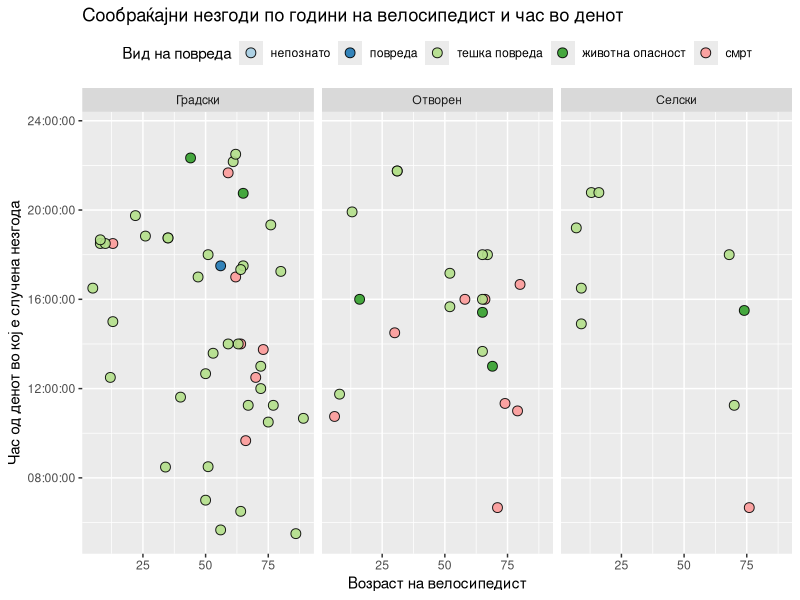
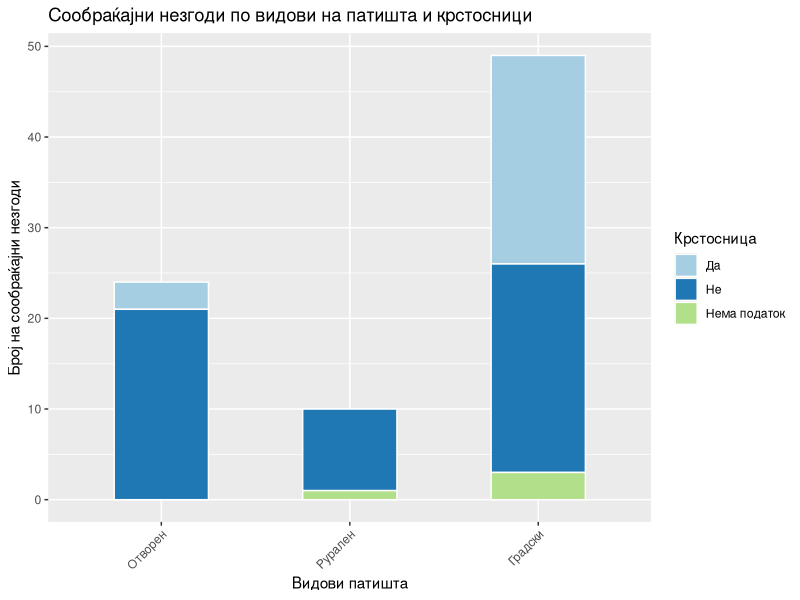
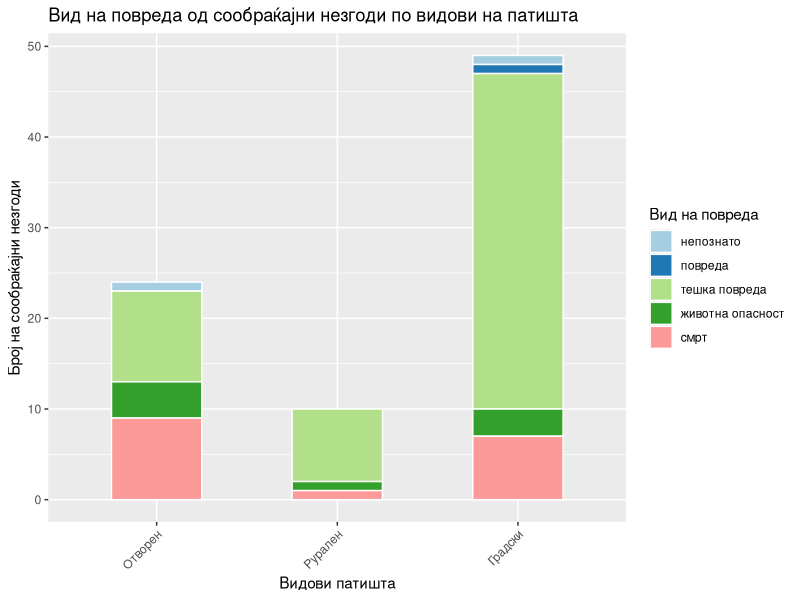
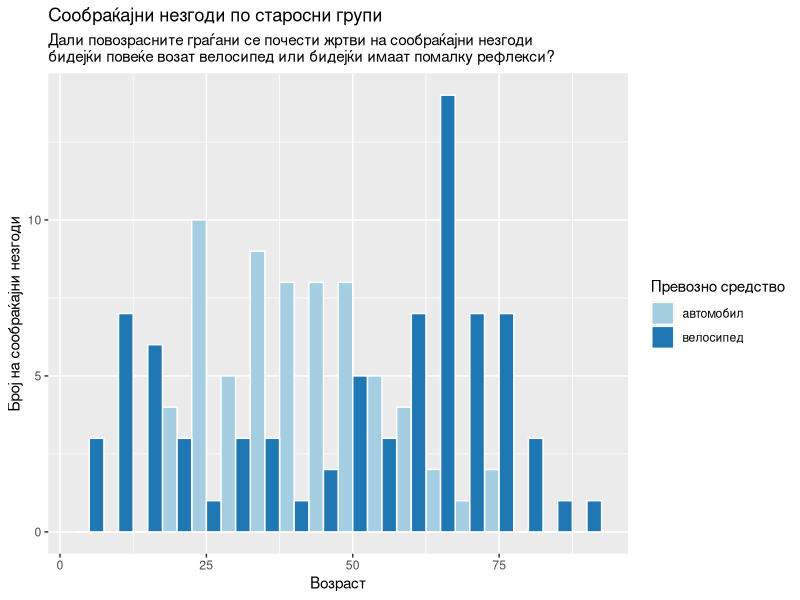
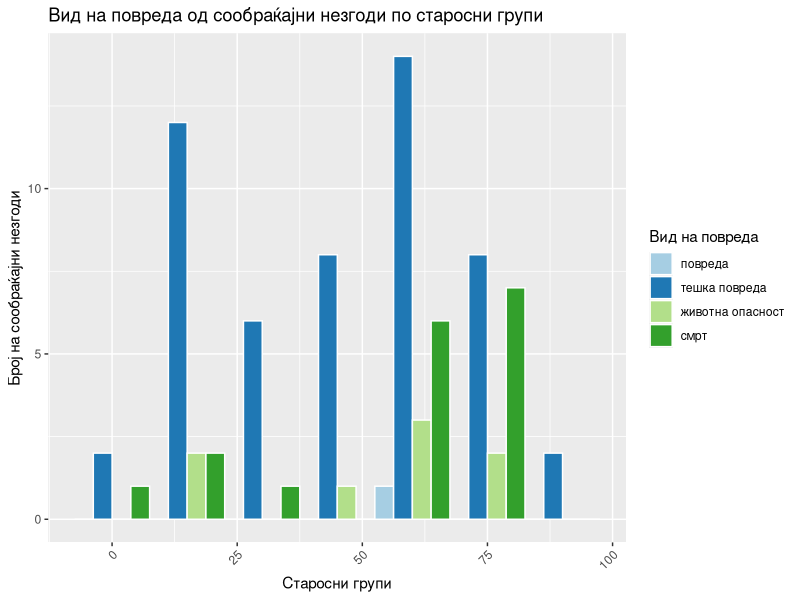
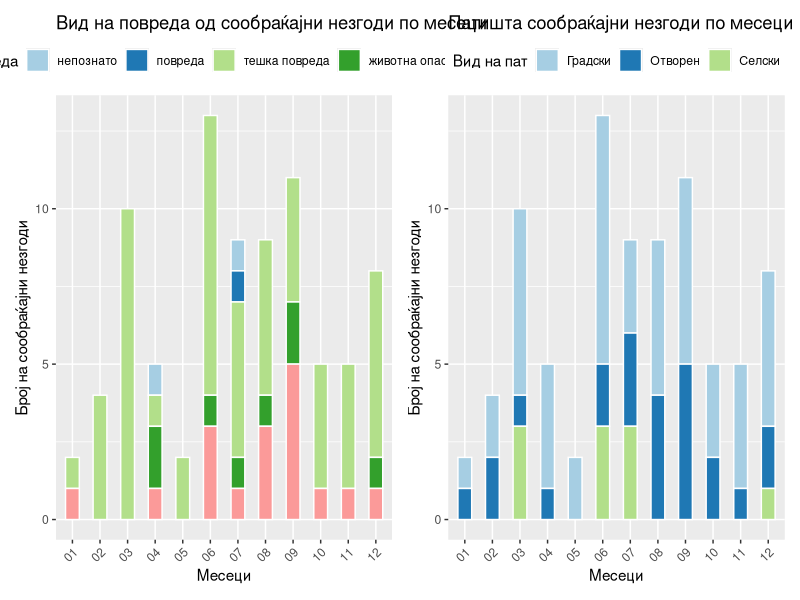
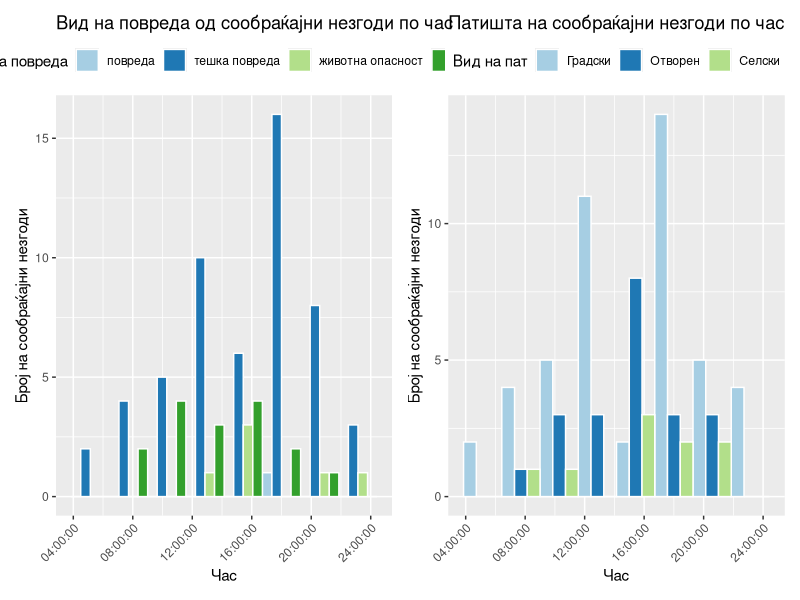

Generate these figures, in order, with R:
## ---- chunk 1
# set global chunk options
knitr::opts_chunk$set(echo = FALSE, warning=FALSE, message=FALSE, cache=TRUE)
## ---- chunk 2
suppressPackageStartupMessages(library(tidyverse))
suppressPackageStartupMessages(library(lubridate))
suppressPackageStartupMessages(library(patchwork))
## ---- chunk 3
#get the data
accidents <- as_tibble(read_csv("mvr-data.csv"))
## ---- chunk 4
#keep the traffic accidents
traffacc <- accidents %>%
  #separate Date of event; having months as observations might be useful.
  separate(DateOfEvent, c("Day", "Month", "Year"), sep = "\\.", remove = FALSE) %>%
  #separate hours:mins, make numeric
  separate(Hour, c("H", "M"), sep = "\\:", remove = FALSE) %>%
  mutate(Hours = as.numeric(H)) %>%
  #filter so we keep just the traffic accidents
  filter(Event == "сообраќајна незгода") %>% 
  mutate(Outcome = ordered(Outcome, levels = c("непознато", "повреда", "тешка повреда", "животна опасност", "смрт")))
## ---- chunk 5
# time as time!
traffacc <- traffacc %>% 
  mutate(DateTime= parse_date_time(paste(DateOfEvent, Hour, sep=" "), orders="dmy HM")) %>% 
  mutate(TimeHM=parse_time(x = Hour, format="%H:%M")) %>%
  mutate(TimeH=hour(x = DateTime)) %>% 
  mutate(TypeOfRoadMK=case_when(
    TypeOfRoad == 'Open'  ~ 'Отворен',
    TypeOfRoad == 'Rural' ~ 'Селски',
    TypeOfRoad == 'Urban' ~ 'Градски'
  ))
## ---- chunk 6
ggplot(traffacc, aes(x=AgeV1, y=TimeHM, fill = Outcome)) +
  geom_point(size = 3, alpha = 0.9, pch=21) +
  scale_fill_brewer(name="Вид на повреда", palette = "Paired") +
  facet_wrap("TypeOfRoadMK", ncol=3) +
  theme(legend.position="top") +
  scale_y_time() +
  labs(title="Сообраќајни незгоди по години на велосипедист и час во денот",
          x = "Возраст на велосипедист", y = "Час од денот во кој е случена незгода")
## ---- chunk 7
#On what type of roads traffic accidents happen, and is it a crossroad?
tbl1 <- with(traffacc, table(TypeOfRoad, Crossroad))
knitr::kable(tbl1, caption="Сообраќајни незгоди по видови на патишта и крстосници")
## ---- chunk 8
#plot roads and accidents
traffacc %>% mutate(Crossroad2=case_when(Crossroad == "да" ~ "Да",
                                         Crossroad == "не" ~ "Не",
                                         is.na(Crossroad) ~ "Нема податок")) %>%
ggplot(aes(TypeOfRoad)) +
  geom_bar(aes(fill=Crossroad2), width = 0.5, colour="white") +
  scale_x_discrete(labels=c("Отворен", "Рурален", "Градски")) +
  theme(axis.text.x = element_text(angle=45, vjust=1, hjust=1)) +
  scale_fill_brewer(palette = "Paired") +
  labs(title="Сообраќајни незгоди по видови на патишта и крстосници",
          x = "Видови патишта", y = "Број на сообраќајни незгоди", fill = "Крстосница")
## ---- chunk 9

#plot roads and type of outcomes
  ggplot(traffacc, aes(TypeOfRoad)) +
    geom_bar(aes(fill=Outcome), width = 0.5, colour="white") +
    scale_x_discrete(labels=c("Отворен", "Рурален", "Градски")) +
    theme(axis.text.x = element_text(angle=45, vjust=1, hjust=1)) +
    scale_fill_brewer(palette = "Paired") +
    labs(title="Вид на повреда од сообраќајни незгоди по видови на патишта",
            x = "Видови патишта", y = "Број на сообраќајни незгоди", fill = "Вид на повреда")

## ---- chunk 10
#Which months?
with(traffacc, table(Month, Year))
## ---- chunk 11
#new data sets for plot by age of persons
veh1 <- traffacc %>%
  select(DateOfEvent, TypeOfRoad, ends_with("1")) %>%
  rename(Vehicle=Vehicle1, Age=AgeV1, Gender=GenderV1)

veh2 <- traffacc %>%
  select(DateOfEvent, TypeOfRoad, ends_with("2")) %>%
  rename(Vehicle=Vehicle2, Age=AgeV2, Gender=GenderV2) %>%
  select(-TypeV2, -AlchoholV2)

#plot the age of cyclists and drivers
both_veh <- bind_rows(veh1, veh2)
both_veh %>% filter(Vehicle %in% c("велосипед", "автомобил")) %>%
ggplot(aes(x=Age, group=Vehicle, fill=Vehicle)) +
  geom_histogram(position="dodge", binwidth = 5, colour="white") +
  scale_fill_brewer(palette = "Paired") +
  labs(title = "Сообраќајни незгоди по старосни групи",
       subtitle = "Дали повозрасните граѓани се почести жртви на сообраќајни незгоди
бидејќи повеќе возат велосипед или бидејќи имаат помалку рефлекси?",
     x = "Возраст", y = "Број на сообраќајни незгоди", fill = "Превозно средство")

## ---- chunk 12

ggplot(traffacc, aes(x=AgeV1, group=Outcome, fill=Outcome)) +
  geom_histogram(position="dodge", binwidth = 15, colour="white") +
  theme(axis.text.x = element_text(angle=45, vjust=1, hjust=1)) +
  scale_fill_brewer(palette = "Paired") +
  labs(title="Вид на повреда од сообраќајни незгоди по старосни групи",
          x = "Старосни групи", y = "Број на сообраќајни незгоди", fill = "Вид на повреда")

## ---- chunk 13
#Is there a correlation between roads and outcome; months and outcome; age of bycicle rider and outcome?
#chi2 tests for categorical variables
tbl2 <- with(traffacc, table(TypeOfRoad, Outcome))
chisq.test(tbl2, correct = F)

tbl3 <- with(traffacc, table(Month, Outcome))
chisq.test(tbl3, correct = F)

tbl4 <- with(traffacc, table(AgeV1, Outcome))
chisq.test(tbl4, correct = F)
## ---- chunk 14

#plot months and type of outcomes
p1 <- ggplot(traffacc, aes(Month)) +
    geom_bar(aes(fill=Outcome), width = 0.5, colour="white") +
    theme(axis.text.x = element_text(angle=45, vjust=1, hjust=1)) +
    scale_fill_brewer(palette = "Paired") +
  theme(legend.position="top") +
    labs(title="Вид на повреда од сообраќајни незгоди по месеци",
            x = "Месеци", y = "Број на сообраќајни незгоди", fill = "Вид на повреда")


#plot months and roads
p2 <- ggplot(traffacc, aes(Month)) +
  geom_bar(aes(fill=TypeOfRoadMK), width = 0.5, colour="white") +
  theme(axis.text.x = element_text(angle=45, vjust=1, hjust=1)) +
  scale_fill_brewer(palette = "Paired") +
  theme(legend.position="top") +
  labs(title="Патишта сообраќајни незгоди по месеци",
          x = "Месеци", y = "Број на сообраќајни незгоди", fill = "Вид на пат")
p1 +p2
## ---- chunk 15
# with time as time on x axis
p1 <- ggplot(traffacc, aes(x=TimeHM, group=Outcome, fill=Outcome)) +
  geom_histogram(position="dodge", colour="white", bins = 8) +
  theme(axis.text.x = element_text(angle=45, vjust=1, hjust=1)) +
  scale_fill_brewer(palette = "Paired") +
  scale_x_time()+
  theme(legend.position="top") +
  labs(title="Вид на повреда од сообраќајни незгоди по час", 
          x = "Час", y = "Број на сообраќајни незгоди", fill = "Вид на повреда") 

p2 <- ggplot(traffacc, aes(x=TimeHM, group=TypeOfRoadMK, fill=TypeOfRoadMK)) +
  geom_histogram(position="dodge", colour="white", bins = 8) +
  theme(axis.text.x = element_text(angle=45, vjust=1, hjust=1)) +
  scale_fill_brewer(palette = "Paired") +
  scale_x_time()+
  theme(legend.position="top") +
  labs(title="Патишта на сообраќајни незгоди по час", 
       x = "Час", y = "Број на сообраќајни незгоди", fill = "Вид на пат") 
p1 + p2 
